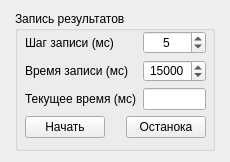
<?xml version="1.0" encoding="UTF-8"?>
<ui version="4.0">
 <class>DriverLogWidget</class>
 <widget class="QWidget" name="DriverLogWidget">
  <property name="geometry">
   <rect>
    <x>0</x>
    <y>0</y>
    <width>230</width>
    <height>158</height>
   </rect>
  </property>
  <property name="sizePolicy">
   <sizepolicy hsizetype="Expanding" vsizetype="Expanding">
    <horstretch>0</horstretch>
    <verstretch>0</verstretch>
   </sizepolicy>
  </property>
  <property name="windowTitle">
   <string>Form</string>
  </property>
  <layout class="QGridLayout" name="gridLayout_2">
   <item row="0" column="0">
    <widget class="QGroupBox" name="groupBox">
     <property name="sizePolicy">
      <sizepolicy hsizetype="Fixed" vsizetype="Fixed">
       <horstretch>0</horstretch>
       <verstretch>0</verstretch>
      </sizepolicy>
     </property>
     <property name="minimumSize">
      <size>
       <width>200</width>
       <height>140</height>
      </size>
     </property>
     <property name="title">
      <string>Запись результатов</string>
     </property>
     <property name="alignment">
      <set>Qt::AlignLeading|Qt::AlignLeft|Qt::AlignTop</set>
     </property>
     <widget class="QWidget" name="layoutWidget">
      <property name="geometry">
       <rect>
        <x>10</x>
        <y>20</y>
        <width>181</width>
        <height>107</height>
       </rect>
      </property>
      <layout class="QVBoxLayout" name="verticalLayout">
       <property name="sizeConstraint">
        <enum>QLayout::SetNoConstraint</enum>
       </property>
       <item>
        <layout class="QGridLayout" name="gridLayout">
         <property name="sizeConstraint">
          <enum>QLayout::SetFixedSize</enum>
         </property>
         <item row="0" column="0">
          <widget class="QLabel" name="label">
           <property name="sizePolicy">
            <sizepolicy hsizetype="Expanding" vsizetype="Expanding">
             <horstretch>0</horstretch>
             <verstretch>0</verstretch>
            </sizepolicy>
           </property>
           <property name="text">
            <string>Шаг записи (мс)</string>
           </property>
          </widget>
         </item>
         <item row="0" column="1">
          <widget class="QSpinBox" name="spinDelayRecord">
           <property name="sizePolicy">
            <sizepolicy hsizetype="Preferred" vsizetype="Fixed">
             <horstretch>0</horstretch>
             <verstretch>0</verstretch>
            </sizepolicy>
           </property>
           <property name="alignment">
            <set>Qt::AlignCenter</set>
           </property>
           <property name="maximum">
            <number>100</number>
           </property>
           <property name="singleStep">
            <number>1</number>
           </property>
           <property name="value">
            <number>5</number>
           </property>
          </widget>
         </item>
         <item row="1" column="0">
          <widget class="QLabel" name="label_2">
           <property name="sizePolicy">
            <sizepolicy hsizetype="Expanding" vsizetype="Expanding">
             <horstretch>0</horstretch>
             <verstretch>0</verstretch>
            </sizepolicy>
           </property>
           <property name="text">
            <string>Время записи (мс)</string>
           </property>
          </widget>
         </item>
         <item row="1" column="1">
          <widget class="QSpinBox" name="spinTimeRecord">
           <property name="sizePolicy">
            <sizepolicy hsizetype="Preferred" vsizetype="Fixed">
             <horstretch>0</horstretch>
             <verstretch>0</verstretch>
            </sizepolicy>
           </property>
           <property name="alignment">
            <set>Qt::AlignCenter</set>
           </property>
           <property name="maximum">
            <number>40000</number>
           </property>
           <property name="value">
            <number>15000</number>
           </property>
          </widget>
         </item>
         <item row="2" column="0">
          <widget class="QLabel" name="label_3">
           <property name="sizePolicy">
            <sizepolicy hsizetype="Expanding" vsizetype="Expanding">
             <horstretch>0</horstretch>
             <verstretch>0</verstretch>
            </sizepolicy>
           </property>
           <property name="text">
            <string>Текущее время (мс)</string>
           </property>
          </widget>
         </item>
         <item row="2" column="1">
          <widget class="QLineEdit" name="lineCurrentTime">
           <property name="sizePolicy">
            <sizepolicy hsizetype="Preferred" vsizetype="Fixed">
             <horstretch>0</horstretch>
             <verstretch>0</verstretch>
            </sizepolicy>
           </property>
           <property name="alignment">
            <set>Qt::AlignCenter</set>
           </property>
           <property name="readOnly">
            <bool>true</bool>
           </property>
          </widget>
         </item>
        </layout>
       </item>
       <item>
        <layout class="QHBoxLayout" name="horizontalLayout">
         <item>
          <widget class="QPushButton" name="ButtonStartRecord">
           <property name="text">
            <string>Начать</string>
           </property>
          </widget>
         </item>
         <item>
          <spacer name="horizontalSpacer">
           <property name="orientation">
            <enum>Qt::Horizontal</enum>
           </property>
           <property name="sizeHint" stdset="0">
            <size>
             <width>18</width>
             <height>20</height>
            </size>
           </property>
          </spacer>
         </item>
         <item>
          <widget class="QPushButton" name="ButtonStopRecord">
           <property name="text">
            <string>Останока</string>
           </property>
          </widget>
         </item>
        </layout>
       </item>
      </layout>
     </widget>
    </widget>
   </item>
  </layout>
 </widget>
 <resources/>
 <connections/>
</ui>
